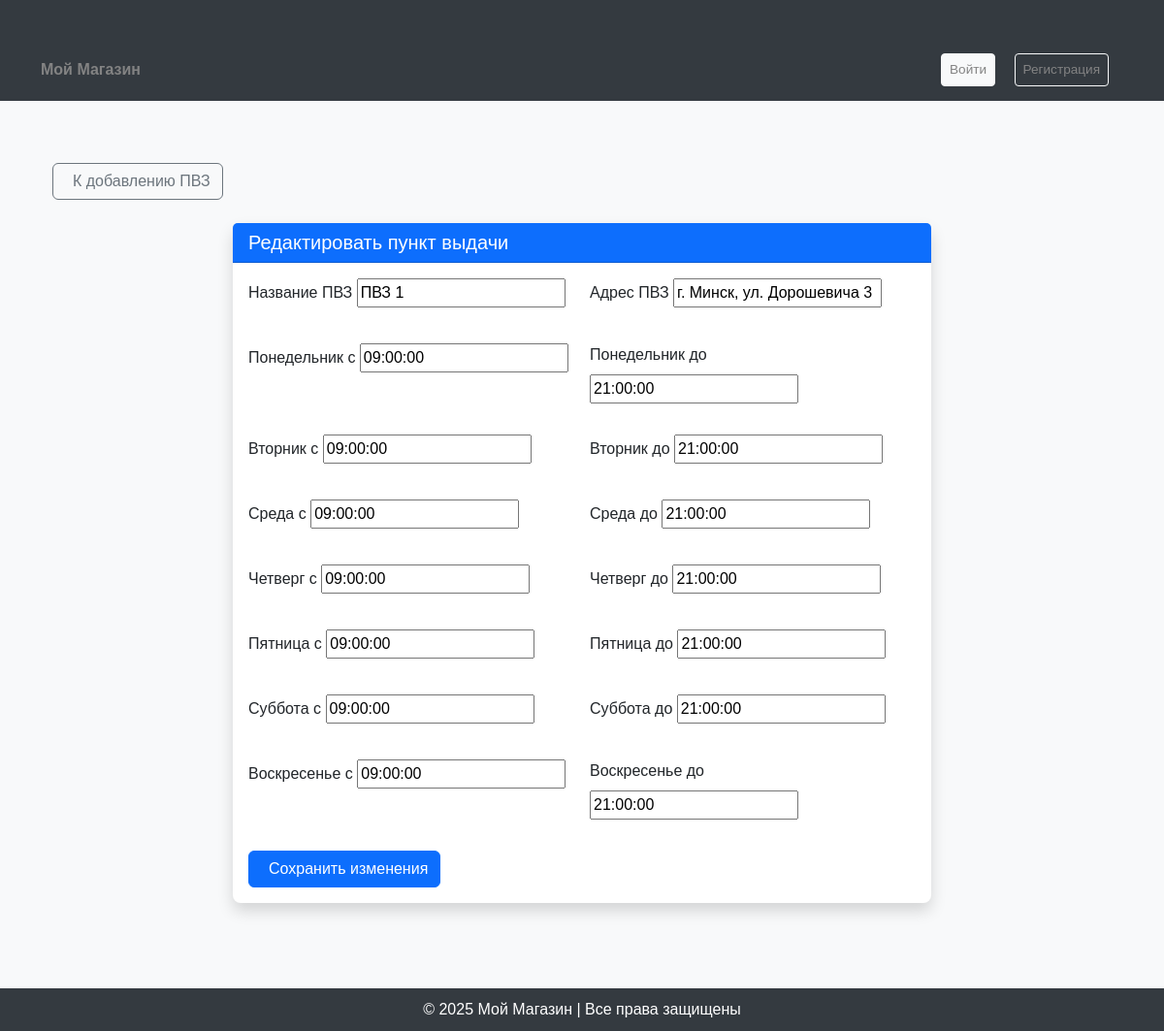
Before: /accounts/edit/1/ with the older database file.
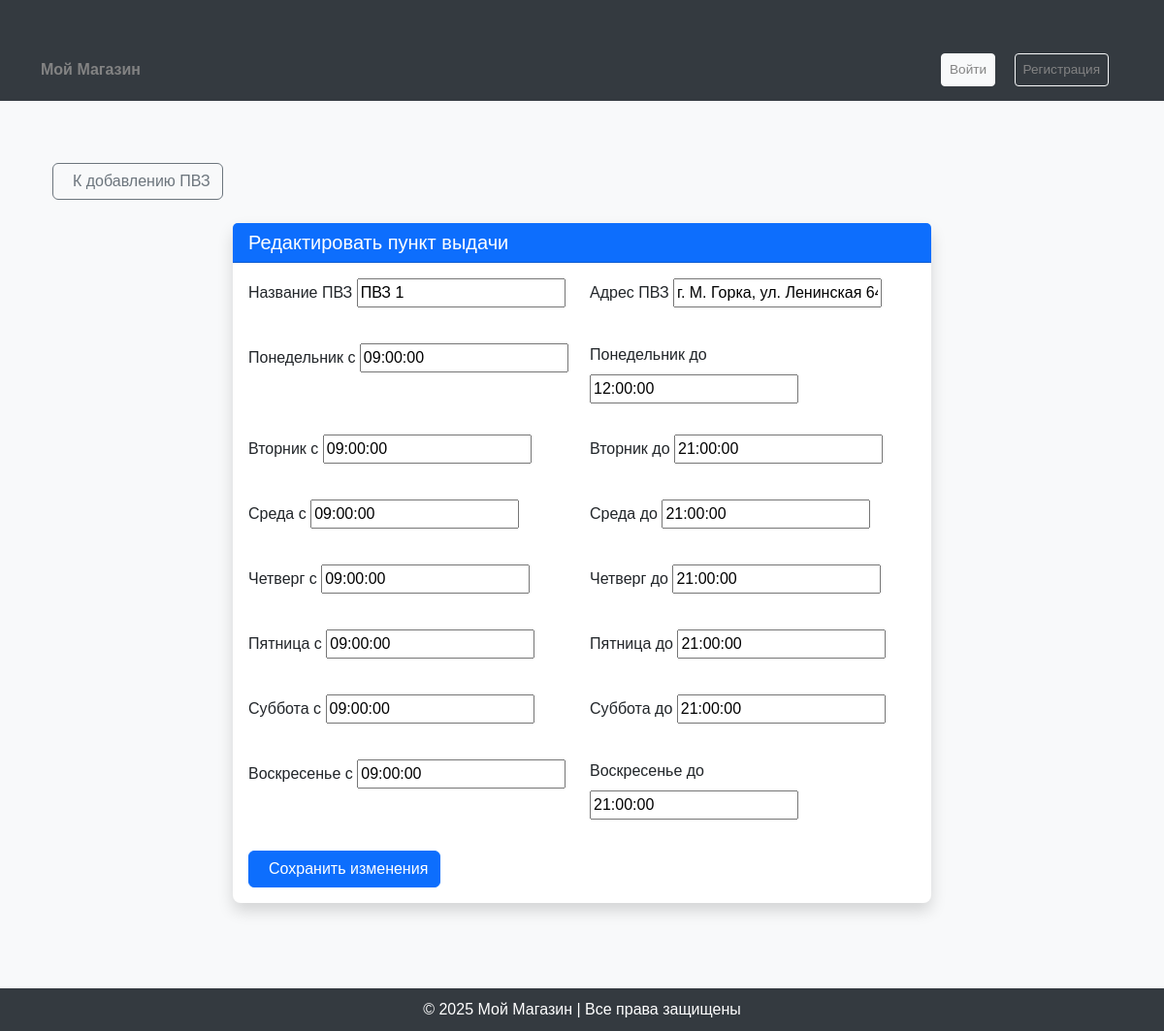
After: the same page with the newer database file.
### accounts/models.py (models this page shows, shortened)
class PickupPoint(models.Model):
    name = models.CharField(max_length=255, verbose_name="Название ПВЗ")
    address = models.CharField(max_length=255, verbose_name="Адрес ПВЗ")
    monday_open = models.TimeField(default="09:00:00", verbose_name="Понедельник с")
    monday_close = models.TimeField(default="12:00:00", verbose_name="Понедельник до")
    tuesday_open = models.TimeField(default="09:00:00", verbose_name="Вторник с")
    tuesday_close = models.TimeField(default="21:00:00", verbose_name="Вторник до")
    wednesday_open = models.TimeField(default="09:00:00", verbose_name="Среда с")
    wednesday_close = models.TimeField(default="21:00:00", verbose_name="Среда до")
    thursday_open = models.TimeField(default="09:00:00", verbose_name="Четверг с")
    thursday_close = models.TimeField(default="21:00:00", verbose_name="Четверг до")
    friday_open = models.TimeField(default="09:00:00", verbose_name="Пятница с")
    friday_close = models.TimeField(default="21:00:00", verbose_name="Пятница до")
    saturday_open = models.TimeField(default="09:00:00", verbose_name="Суббота с")
    saturday_close = models.TimeField(default="21:00:00", verbose_name="Суббота до")
    sunday_open = models.TimeField(default="09:00:00", verbose_name="Воскресенье с")
    sunday_close = models.TimeField(default="21:00:00", verbose_name="Воскресенье до")

### accounts/views.py (the view)
# urls.py: path('edit/<int:pk>/', views.edit_pickup_point, name='edit_pickup_point'),
def edit_pickup_point(request, pk):
    pickup_point = get_object_or_404(PickupPoint, pk=pk)
    if request.method == 'POST':
        form = PickupPointForm(request.POST, instance=pickup_point)
        if form.is_valid():
            form.save()  # Сохраняем изменения
            return redirect('add_pickup_point')  # Перенаправляем на страницу со всеми ПВЗ
    else:
        form = PickupPointForm(instance=pickup_point)
    return render(request, 'accounts/edit_pickup_point.html', {'form': form})

### accounts/context_processors.py (called while the page is built)
def notification_counter(request):
    if request.user.is_authenticated:
        count = Notification.objects.filter(user=request.user, is_read=False).count()
        return {'unread_notifications_count': count}
    return {}

### templates/accounts/edit_pickup_point.html (shortened to what this page needs)
{% extends 'base.html' %}
{% block content %}
<div class="container py-4">
    <div class="mb-4">
        <a href="{% url 'add_pickup_point' %}" class="btn btn-outline-secondary">
            К добавлению ПВЗ
        </a>
    </div>
    <div class="row">
        <div class="col-lg-8 mx-auto">
            <div class="card shadow mb-4">
                <div class="card-header bg-primary text-white">
                    <h2 class="h5 mb-0">Редактировать пункт выдачи</h2>
                </div>
                <div class="card-body">
                    <form method="post" class="needs-validation" novalidate>
                        <div class="row g-3">
                            {% for field in form %}
                            <div class="col-md-6 mb-3">
                                <label for="{{ field.id_for_label }}" class="form-label">{{ field.label }}</label>
                                {{ field }}
                            </div>
                            {% endfor %}
                        </div>
                        <button type="submit" class="btn btn-primary mt-3">
                            Сохранить изменения
                        </button>
                    </form>
                </div>
            </div>
        </div>
    </div>
</div>
{% endblock %}

### templates/base.html (shortened to what this page needs)
<!DOCTYPE html>
<html lang="ru">
<head>
    <link rel="stylesheet" href="https://cdn.jsdelivr.net/npm/bootstrap@5.3.0/dist/css/bootstrap.min.css">
    <link href="https://cdn.jsdelivr.net/npm/bootstrap-icons@1.10.5/font/bootstrap-icons.css" rel="stylesheet">
</head>
<body>
    <header>
        <nav class="navbar">
            <div class="container">
                <a href="{% url 'home' %}" class="fw-bold">Мой Магазин</a>
                <div>
                    {% if user.is_authenticated %}
                    <form method="get" action="{% url 'search' %}" class="d-inline me-3">
                        <input type="text" name="q" class="form-control-sm d-inline-block"
                            placeholder="Поиск товаров..." style="width:300px; display: inline-block;">
                        <button type="submit" class="btn btn-warning btn-sm">Найти</button>
                    </form>
                    <a href="{% url 'catalog' %}" class="text-white me-3">Каталог</a>
                    {% if user.is_authenticated and not user.is_superuser %}
                    <li class="nav-item d-inline-block">
                        <a class="nav-link position-relative" href="{% url 'cart' %}">
                            <i class="bi bi-cart" style="font-size: 1.4rem; color: white;"></i>
                        </a>
                    </li>
                    <a href="{% url 'delivery' %}" class="text-white me-3" title="Доставка">
                        <i class="bi bi-truck" style="font-size: 1.4rem;"></i>
                    </a>
                    <a href="{% url 'notifications' %}" class="text-white me-3 position-relative" title="Уведомления">
                        <i class="bi bi-bell" style="font-size: 1.4rem;"></i>
                        {% if unread_notifications_count > 0 %}
                        <span class="position-absolute top-0 start-100 translate-middle badge rounded-pill bg-danger">
                            {{ unread_notifications_count }}
                        </span>
                        {% endif %}
                    </a>
                    {% endif %}
                    <span class="text-white me-3">Привет, {{ user.username }}</span>
                    {% if user.userprofile.profile_picture %}
                    <a href="{% url 'profile' %}">
                        <img src="{{ user.userprofile.profile_picture.url }}" alt="Profile" class="profile-icon">
                    </a>
                    {% else %}
                    <a href="{% url 'profile' %}">
                        <span class="username-text">{{ user.username|slice:":1" }}</span>
                    </a>
                    {% endif %}
                    <a href="{% url 'logout' %}" class="btn btn-outline-light btn-sm">Выйти</a>
                    {% else %}
                    <a href="{% url 'login' %}" class="btn btn-light btn-sm">Войти</a>
                    <a href="{% url 'register' %}" class="btn btn-outline-light btn-sm">Регистрация</a>
                    {% endif %}
                </div>
            </div>
        </nav>
    </header>
    <main class="container">
        {% block content %}{% endblock %}
    </main>
    <footer>
        © 2025 Мой Магазин | Все права защищены
    </footer>
</body>
</html>

### templates/base.html (style rules this page uses)
body { background-color: #f8f9fa; font-family: 'Arial', sans-serif; }
.navbar { background-color: #343a40; padding: 15px; }
.navbar a { color: rgb(131, 131, 131); text-decoration: none; margin-right: 15px; }
.container { margin-top: 40px; }
footer { background-color: #343a40; color: white; text-align: center; padding: 10px; margin-top: 40px; }
.card { transition: transform 0.3s ease, box-shadow 0.3s ease; }

### templates/accounts/edit_pickup_point.html (style rules this page uses)
.card { border: none; border-radius: 0.5rem; }
.btn-sm { padding: 0.35rem 0.5rem; font-size: 0.85rem; }

Changed rows visible on the page:
changed PickupPoint "ПВЗ 1": address "г. Минск, ул. Дорошевича 3" → "г. М. Горка, ул. Ленинская 64"; monday_close "21:00:00" → "12:00:00"
